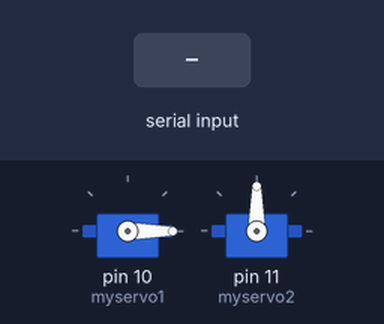
Simulated run of this sketch. Board: Arduino Uno, built with avr-gcc and run on an emulated ATmega328P. Parts: 2 × servo. Inputs (shaded band) come from the test bench.

Above: at 1.2 s.
1.3 s: ";" received over the second serial link
At 3.2 s:
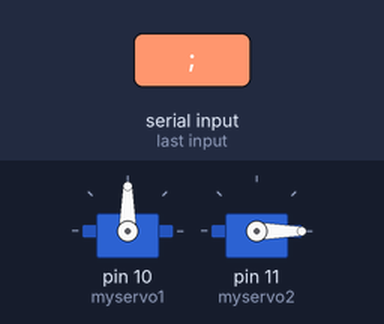
3.8 s: "90;45\n" received over the second serial link
At 4.2 s:
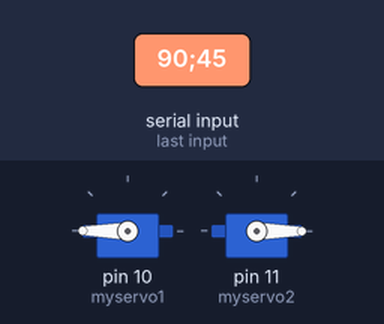
6.8 s: "30;150\n" received over the second serial link
At 7.2 s:
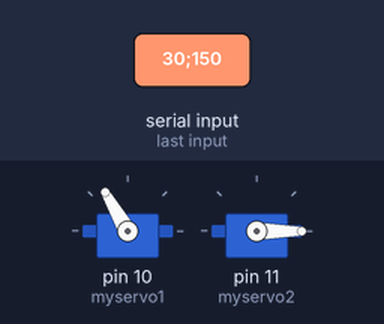
Timing chart, 0 to 9.8 s (numbered marks = the images above; inputs shaded):
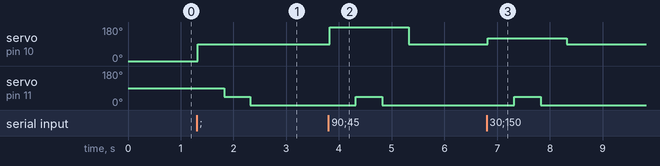

Measured:
- after the input at 1.3 s, servo on pin 10 (myservo1): 0° → 90° at once; servo on pin 11 (myservo2): 90° → 45° after 0.52 s, → 0° 0.50 s later
- after the input at 3.8 s, servo on pin 10 (myservo1): 90° → 180° at once, → 90° 1.5 s later; servo on pin 11 (myservo2): 0° → 45° after 0.52 s, → 0° 0.50 s later
- after the input at 6.8 s, servo on pin 10 (myservo1): 90° → 120° at once, → 90° 1.5 s later; servo on pin 11 (myservo2): 0° → 45° after 0.52 s, → 0° 0.50 s later

The sketch:

arduinoInstructions.ino
```cpp
#include "Arduino.h"
#include <SoftwareSerial.h>
#include <Servo.h>

//Create servo object
Servo myservo1; // Rotating motor
Servo myservo2; // Fire motor

const byte rxPin = 9;
const byte txPin = 8;
SoftwareSerial BTSerial(rxPin, txPin); // RX TX

void setup() {
  // define pin modes for tx, rx:
  pinMode(rxPin, INPUT);
  pinMode(txPin, OUTPUT);
  BTSerial.begin(9600);
  Serial.begin(9600);

  //Set servo pin
  myservo1.attach(10);
  myservo2.attach(11);
  myservo1.write(90);  // set servo to mid-point
  myservo1.write(0);  // set servo to end-point - may change later
  pinMode(10,OUTPUT);
  pinMode(11,OUTPUT);
}

String messageBuffer = "";
String message = "";
int num = 0;

String extract = "";
char sign = '\0';
char bufferString[3];
int angle;

int angle1;
int angle2;

void loop() {

  while (BTSerial.available() > 0) {
    char data = (char) BTSerial.read();
    messageBuffer += data;
    if (data == ';'){
      num = 0;
      message = messageBuffer;
      messageBuffer = "";
      //Serial.print(message); // send to serial monitor
      //message = message + " ";    //For more even spacing on display, but doesn't actually matter
      //BTSerial.print(message); // send back to bluetooth terminal

      num = message.length();

      extract = message.substring(num - 3,num - 1);   //Extracts number only
      sign = message[num - 4];

      //BTSerial.println(num);
      //BTSerial.print(extract);

      extract.toCharArray(bufferString, extract.length()+1);
      angle = atoi(bufferString);

      if (sign == '-'){
        angle = -angle;       //Make angle negative, if negative sign is present
      }

      BTSerial.print(angle);

      fire(angle);    //angle should only be between -90 and 90
    }
  }
}

void fire (int angle) {

  delay(20);

  //Turn gun
  myservo1.write(90 + angle);                  // sets the servo position should be 0 to 180
  delay(500);                           // waits for the servo to get there

  //Move stopper to fire
  myservo2.write(45);                    // sets the servo position should be 0 to 180
  delay(500);                           // waits for the servo to get there

  //Put stopper back
  myservo2.write(0);                    // sets the servo position back to home
  delay(500);                           // waits for the servo to get there

  //Move gun back
  myservo1.write(90);                  // sets the servo position back to home
  delay(500);                           // waits for the servo to get there

}
```
